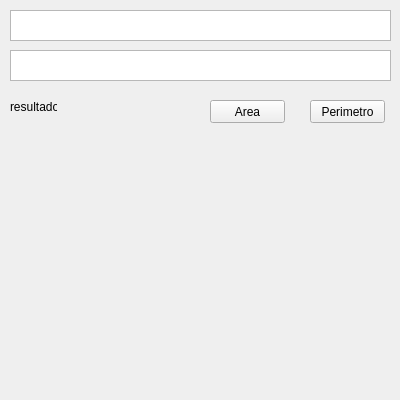
<?xml version="1.0" encoding="UTF-8"?>
<ui version="4.0">
 <class>MainWindow</class>
 <widget class="QMainWindow" name="MainWindow">
  <property name="geometry">
   <rect>
    <x>0</x>
    <y>0</y>
    <width>400</width>
    <height>400</height>
   </rect>
  </property>
  <property name="windowTitle">
   <string>Ventana de ejemplo</string>
  </property>
  <property name="windowIcon">
   <iconset>
    <normaloff>icono.ico</normaloff>icono.ico</iconset>
  </property>
  <widget class="QWidget" name="centralwidget">
   <widget class="QTextEdit" name="operandoA">
    <property name="geometry">
     <rect>
      <x>10</x>
      <y>10</y>
      <width>381</width>
      <height>31</height>
     </rect>
    </property>
   </widget>
   <widget class="QPushButton" name="botonActivar">
    <property name="geometry">
     <rect>
      <x>310</x>
      <y>100</y>
      <width>75</width>
      <height>23</height>
     </rect>
    </property>
    <property name="text">
     <string>Perimetro</string>
    </property>
   </widget>
   <widget class="QTextEdit" name="operandoB">
    <property name="geometry">
     <rect>
      <x>10</x>
      <y>50</y>
      <width>381</width>
      <height>31</height>
     </rect>
    </property>
   </widget>
   <widget class="QLabel" name="resultado">
    <property name="geometry">
     <rect>
      <x>10</x>
      <y>100</y>
      <width>47</width>
      <height>13</height>
     </rect>
    </property>
    <property name="text">
     <string>resultado</string>
    </property>
   </widget>
   <widget class="QPushButton" name="botonDesactivar">
    <property name="enabled">
     <bool>true</bool>
    </property>
    <property name="geometry">
     <rect>
      <x>210</x>
      <y>100</y>
      <width>75</width>
      <height>23</height>
     </rect>
    </property>
    <property name="text">
     <string>Area</string>
    </property>
   </widget>
  </widget>
 </widget>
 <resources/>
 <connections/>
</ui>
